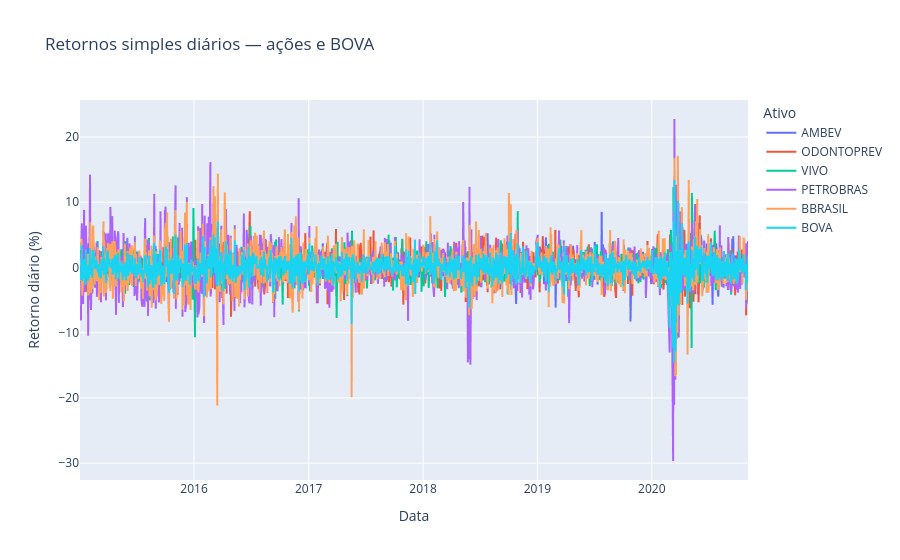

Write notebook code for a chart like this one.
### Code cell
figura = px.line(
    retornos_simples * 100,
    title='Retornos simples diários — ações e BOVA',
    labels={'Date': 'Data', 'value': 'Retorno diário (%)', 'variable': 'Ativo'},
)
figura.show()

### Figure 1 — Plotly figure (JSON) as saved in the notebook; plotly's stock layout.template omitted (floating-point values rounded to 4 significant figures; data arrays with more than 128 entries replaced by an {"elided": "..."} marker saying what was removed)
{"data": [{"hovertemplate": "Ativo=AMBEV<br>Data=%{x}<br>Retorno diário (%)=%{y}<extra></extra>", "legendgroup": "AMBEV", "line": {"color": "#636efa", "dash": "solid"}, "marker": {"symbol": "circle"}, "mode": "lines", "name": "AMBEV", "showlegend": true, "type": "scattergl", "x": {"elided": "1446 str values"}, "xaxis": "x", "y": {"elided": "1446 float values"}, "yaxis": "y"}, {"hovertemplate": "Ativo=ODONTOPREV<br>Data=%{x}<br>Retorno diário (%)=%{y}<extra></extra>", "legendgroup": "ODONTOPREV", "line": {"color": "#EF553B", "dash": "solid"}, "marker": {"symbol": "circle"}, "mode": "lines", "name": "ODONTOPREV", "showlegend": true, "type": "scattergl", "x": {"elided": "1446 str values"}, "xaxis": "x", "y": {"elided": "1446 float values"}, "yaxis": "y"}, {"hovertemplate": "Ativo=VIVO<br>Data=%{x}<br>Retorno diário (%)=%{y}<extra></extra>", "legendgroup": "VIVO", "line": {"color": "#00cc96", "dash": "solid"}, "marker": {"symbol": "circle"}, "mode": "lines", "name": "VIVO", "showlegend": true, "type": "scattergl", "x": {"elided": "1446 str values"}, "xaxis": "x", "y": {"elided": "1446 float values"}, "yaxis": "y"}, {"hovertemplate": "Ativo=PETROBRAS<br>Data=%{x}<br>Retorno diário (%)=%{y}<extra></extra>", "legendgroup": "PETROBRAS", "line": {"color": "#ab63fa", "dash": "solid"}, "marker": {"symbol": "circle"}, "mode": "lines", "name": "PETROBRAS", "showlegend": true, "type": "scattergl", "x": {"elided": "1446 str values"}, "xaxis": "x", "y": {"elided": "1446 float values"}, "yaxis": "y"}, {"hovertemplate": "Ativo=BBRASIL<br>Data=%{x}<br>Retorno diário (%)=%{y}<extra></extra>", "legendgroup": "BBRASIL", "line": {"color": "#FFA15A", "dash": "solid"}, "marker": {"symbol": "circle"}, "mode": "lines", "name": "BBRASIL", "showlegend": true, "type": "scattergl", "x": {"elided": "1446 str values"}, "xaxis": "x", "y": {"elided": "1446 float values"}, "yaxis": "y"}, {"hovertemplate": "Ativo=BOVA<br>Data=%{x}<br>Retorno diário (%)=%{y}<extra></extra>", "legendgroup": "BOVA", "line": {"color": "#19d3f3", "dash": "solid"}, "marker": {"symbol": "circle"}, "mode": "lines", "name": "BOVA", "showlegend": true, "type": "scattergl", "x": {"elided": "1446 str values"}, "xaxis": "x", "y": {"elided": "1446 float values"}, "yaxis": "y"}], "layout": {"legend": {"title": {"text": "Ativo"}, "tracegroupgap": 0}, "title": {"text": "Retornos simples diários — ações e BOVA"}, "xaxis": {"anchor": "y", "domain": [0, 1], "title": {"text": "Data"}}, "yaxis": {"anchor": "x", "domain": [0, 1], "title": {"text": "Retorno diário (%)"}}}}
